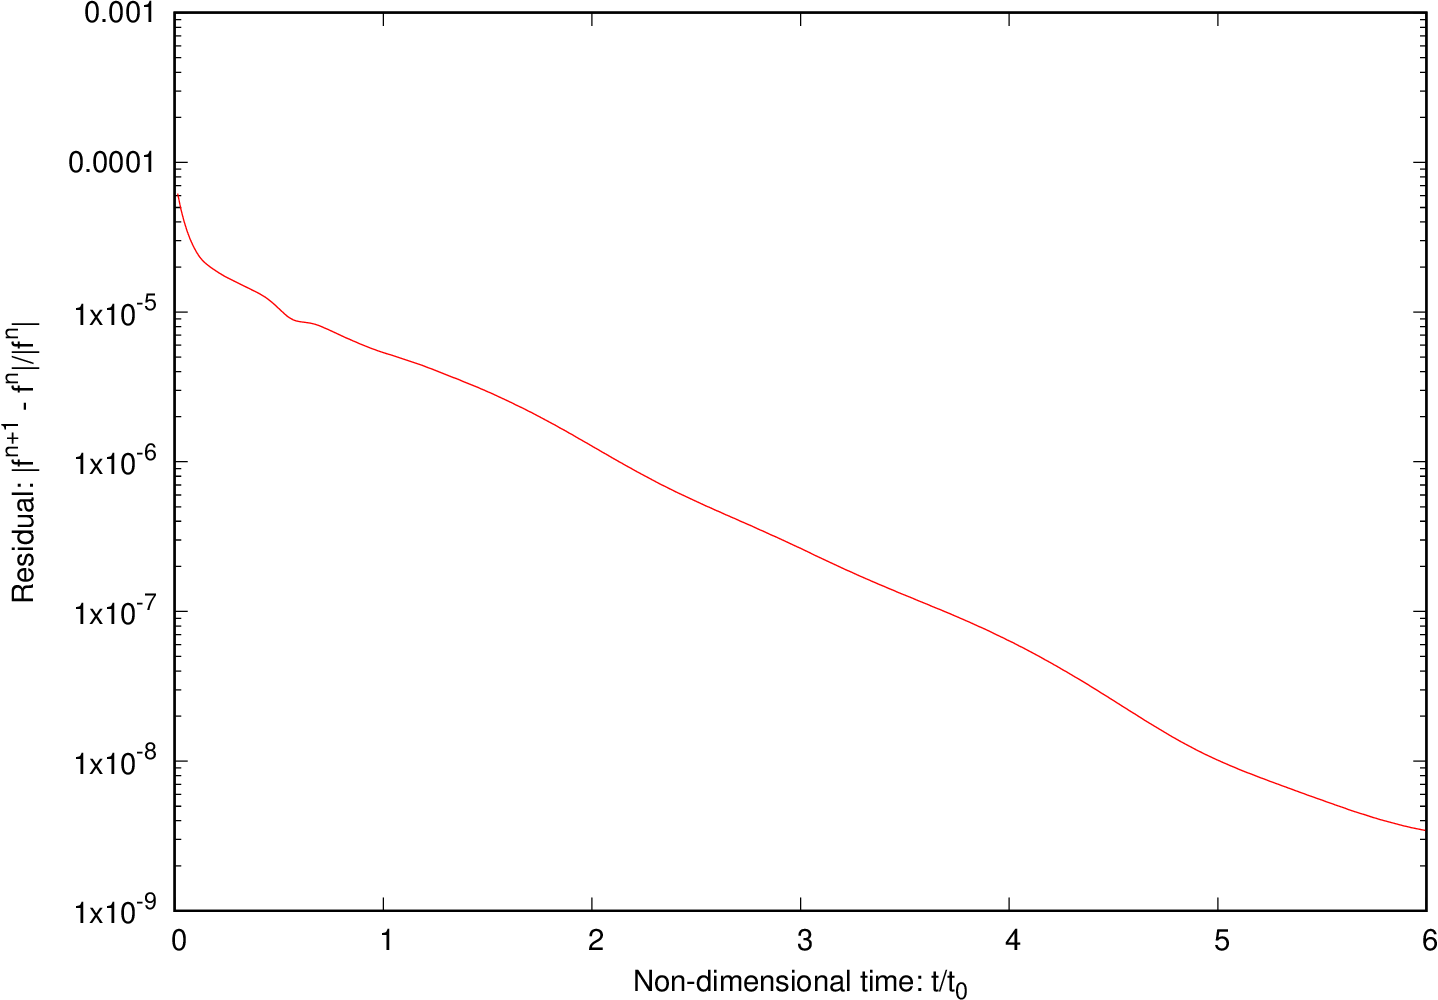

Write gnuplot code to recreate this figure.
set terminal postscript color enhanced
set out 'gnuplot.ps'
set datafile separator ","
set logscale y
set xlabel 'Non-dimensional time: t/t_0'
set ylabel 'Residual: |f^{n+1} - f^{n}|/|f^{n}|'
set key at 85,85
set yrange [1e-9:1e-3]
set xrange [0:6]
set xtics 0,1,6
plot "<grep 'dgfsresidualstd' data.txt | cut -d ':' -f2-" u 1:2 w l lc 'red'
set out
